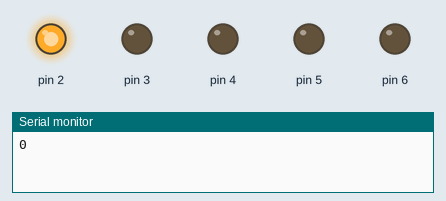
This sketch was run on a simulated Arduino Uno, built with avr-gcc and run on an emulated ATmega328P. On the bench: output pins drawn as LEDs (lit = HIGH), the last lines printed to the serial monitor.

Above: at 0.02 s.
At 0.37 s:
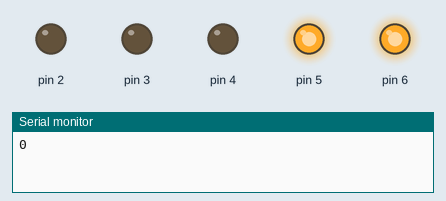
At 0.72 s:
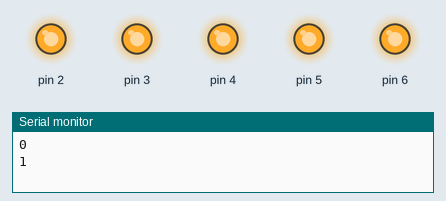
At 1.47 s:
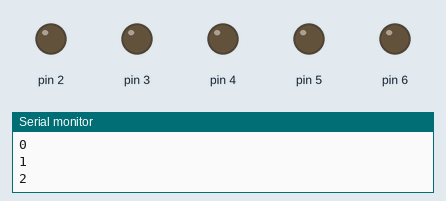
At 2.17 s:
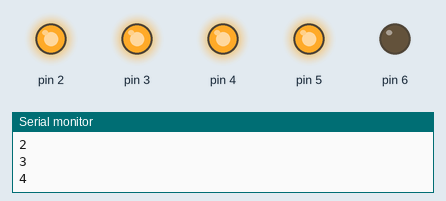
At 2.92 s:
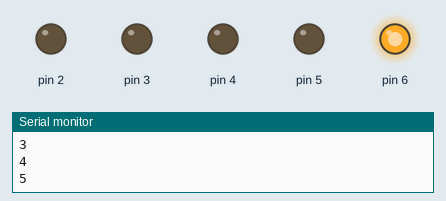
Timing chart, 0 to 3.2 s (numbered marks = the images above):
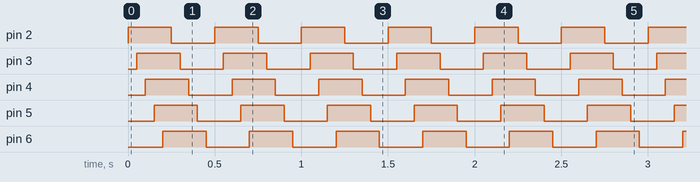

Measured:
- by itself, pin 2–6: alternates HIGH for 0.25 s and LOW for 0.25 s
- by itself, everything shown: repeats every 0.50 s, in 10 steps

The sketch:

do-while-schleife.ino
```cpp
int i = 0;

void setup() {
  for(int i = 2; i < 7; i++)
    pinMode(i, OUTPUT);
  Serial.begin(9600);
}

void loop() {
  do
  {
    Serial.println(i);
    for(int j = 2; j < 7; j++)
      {
        digitalWrite(j, HIGH);
        delay(50);
      }
    for(int j = 2; j < 7; j++)
      {
        digitalWrite(j, LOW);
        delay(50);
      }
    i++;
  }
  while(i < 5);
}
```
